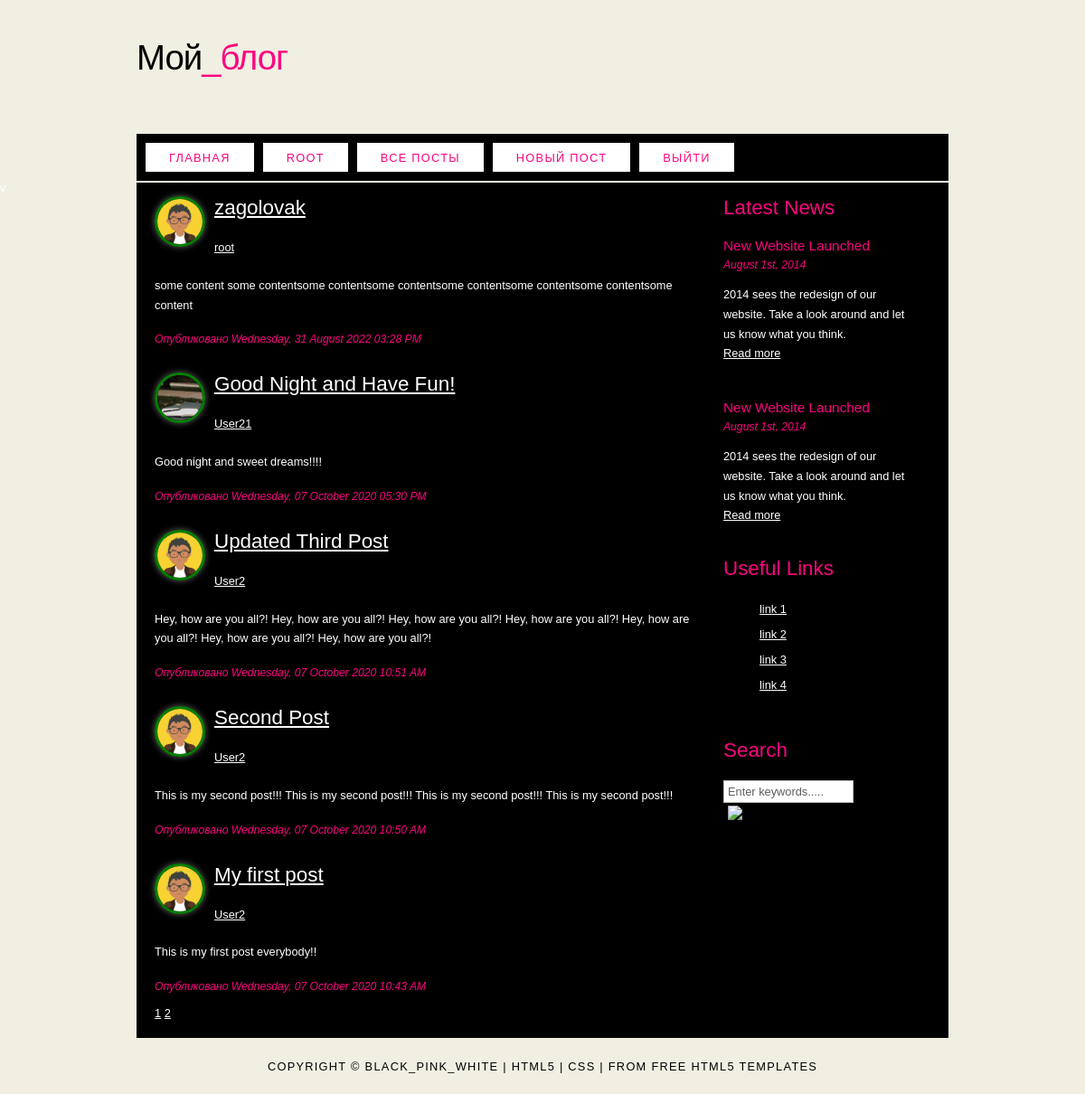
The page /allpost (signed in) on the database its author committed.
### flask_blog/models.py (models this page shows, shortened)
class User(db.Model, UserMixin):
    id = db.Column(db.Integer, primary_key=True)
    username = db.Column(db.String(20), unique=True, nullable=False)
    email = db.Column(db.String(120), unique=True, nullable=False)
    image_file = db.Column(db.String(20), nullable=False,
                           default='default.png')
    password = db.Column(db.String(60), nullable=False)
    posts = db.relationship('Post', backref='author', lazy=True)

class Post(db.Model):
    id = db.Column(db.Integer, primary_key=True)
    title = db.Column(db.String(100), nullable=False)
    date_posted = db.Column(db.DateTime, nullable=False,
                            default=datetime.utcnow)
    content = db.Column(db.Text, nullable=False)
    user_id = db.Column(db.Integer, db.ForeignKey('user.id'), nullable=False)

### flask_blog/posts/routes.py (the view)
@posts.route("/allpost")
@login_required
def allpost():
    page = request.args.get('page', 1, type=int)
    posts = Post.query.order_by(Post.date_posted.desc()). \
        paginate(page=page, per_page=5)
    return render_template('allpost.html', posts=posts)

### flask_blog/models.py (called while the page is built)
@login_manager.user_loader
def load_user(user_id):
    return User.query.get(int(user_id))

### flask_blog/templates/allpost.html (shortened to what this page needs)
{% extends "layout.html" %}
{% block content %}
{% for post in posts.items %}
<h2>
    <span class="left">
        <img class="profile" style="border-radius: 100px;" src="{{ url_for('static', filename='profile_pics/' + post.author.image_file) }}">
    </span>
    <a class="title" href="{{ url_for('posts.post', post_id=post.id) }}">{{ post.title }}</a>
</h2>
<p><a href="{{ url_for('users.user_posts', username=post.author.username) }}">{{ post.author.username }}</a></p>
<p>{{ post.content }}</p>
<h6>Опубликовано {{ post.date_posted.strftime('%A, %d %B %Y %I:%M %p') }}</h6>
{% endfor %}
{% for page_num in posts.iter_pages(left_edge=1, right_edge=1, left_current=1, right_current=2) %}
{% if page_num %}
{% if posts.page == page_num %}
<a class="btn btn-success mb-4" href="{{ url_for('posts.allpost', page=page_num) }}">{{ page_num }}</a>
{% else %}
<a class="btn btn-outline-success mb-4" href="{{ url_for('posts.allpost', page=page_num) }}">{{ page_num }}</a>
{% endif %}
{% else %}
...
{% endif %}
{% endfor %}
{% endblock content %}

### flask_blog/templates/layout.html (shortened to what this page needs)
<!DOCTYPE HTML>
<html>
<head>
  <link rel="stylesheet" type="text/css" href="{{ url_for('static', filename='main.css') }}">
</head>
<body>
  <div id="main">
    <div id="header">
      <div id="logo">
        <div id="logo_text">
          <h1><a href="{{url_for('main.home') }}">Мой<span class="logo_colour">_блог</span></a></h1>
          <h2></h2>
        </div>
      </div>
      <div id="menubar">
        <ul id="menu">
          <li class="selected"><a href="{{url_for('main.home') }}">Главная</a></li>
          {% if current_user.is_authenticated %}
          <li class="selected"><a href="{{url_for('users.account') }}">{{ current_user.username }}</a></li>
          <li class="selected"><a href="{{url_for('posts.allpost') }}">Все посты</a></li>
          <li class="selected"><a href="{{url_for('posts.new_post') }}">Новый пост</a></li>
          <li class="selected"><a href="{{url_for('users.logout') }}">Выйти</a></li>
          {% else %}
          <li class="selected"><a href="{{url_for('users.login') }}">Войти</a></li>
          <li class="selected"><a href="{{url_for('users.register') }}">Регистрация</a></li>
          {% endif %}
        </ul>
      </div>
    </div>
    <div id="site_content">
      <div class="sidebar">
        <h3>Latest News</h3>
        <h4>New Website Launched</h4>
        <h5>August 1st, 2014</h5>
        <p>2014 sees the redesign of our website. Take a look around and let us know what you think.<br /><a
            href="#">Read more</a></p>
        <p></p>
        <h4>New Website Launched</h4>
        <h5>August 1st, 2014</h5>
        <p>2014 sees the redesign of our website. Take a look around and let us know what you think.<br /><a
            href="#">Read more</a></p>
        <h3>Useful Links</h3>
        <ul>
          <li><a href="#">link 1</a></li>
          <li><a href="#">link 2</a></li>
          <li><a href="#">link 3</a></li>
          <li><a href="#">link 4</a></li>
        </ul>
        <h3>Search</h3>
        <form method="post" action="#" id="search_form">
          <p>
            <input class="search" type="text" name="search_field" value="Enter keywords....." />
            <input name="search" type="image" style="border: 0; margin: 0 0 -9px 5px;" src="style/search.png"
              alt="Search" title="Search" />
          </p>
        </form>
      </div>
      <div id="content">
        {% block content %}{% endblock content %}
        </div>
    </div>
    <div id="footer">
      Copyright &copy; black_pink_white | <a href="http://validator.w3.org/check?uri=referer">HTML5</a> | <a
        href="http://jigsaw.w3.org/css-validator/check/referer">CSS</a> | from <a
        href="http://www.html5webtemplates.co.uk">free HTML5 templates</a>
    </div>
  </div>
</body>
</html>

### flask_blog/static/main.css (style rules this page uses)
html { height: 100%; }
* { margin: 0; padding: 0; }
body { font: normal .80em 'trebuchet ms', arial, sans-serif; background: #F0EFE2 url(background.png) repeat; color: #FFF; }
p { padding: 0 0 20px 0; line-height: 1.7em; }
img { border: 0; }
h1, h2, h3, h4, h5, h6 { font: normal 175% 'century gothic', arial, sans-serif; color: #FA057E; margin: 0 0 15px 0; padding: 15px 0 5px 0; }
h2 { font: normal 175% 'century gothic', arial, sans-serif; }
h4, h5, h6 { margin: 0; padding: 0 0 5px 0; font: normal 120% arial, sans-serif; }
h5, h6 { font: italic 95% arial, sans-serif; padding: 0 0 15px 0; }
a, a:hover { outline: none; text-decoration: underline; color: #FFF; }
.left { float: left; width: auto; margin-right: 10px; }
ul { margin: 2px 0 22px 17px; }
ul li { list-style-type: circle; margin: 0 0 6px 0; padding: 0 0 4px 5px; }
#main, #logo, #menubar, #site_content, #footer { margin-left: auto; margin-right: auto; }
#header { background: transparent; height: 202px; }
#logo { width: 898px; position: relative; height: 148px; }
#logo #logo_text { position: absolute; top: 20px; left: 0; }
#logo h1, #logo h2 { font: normal 300% 'century gothic', arial, sans-serif; border-bottom: 0; text-transform: none; margin: 0; }
#logo_text h1, #logo_text h1 a, #logo_text h1 a:hover { padding: 22px 0 0 0; color: #000; letter-spacing: -1px; text-decoration: none; }
#logo_text h1 a .logo_colour { color: #FA057E; }
#logo_text h2 { font-size: 100%; padding: 4px 0 0 0; color: #000; }
#menubar { width: 898px; height: 52px; padding: 0; background: #000; }
ul#menu, ul#menu li { float: left; margin: 0; padding: 0; }
ul#menu li { list-style: none; }
ul#menu li a { letter-spacing: 0.1em; font: normal 100% arial, sans-serif; display: block; float: left; height: 17px; margin: 10px 0 0 10px; padding: 9px 26px 6px 26px; text-align: center; color: #FFF; text-transform: uppercase; text-decoration: none; background: transparent; }
ul#menu li a:hover, ul#menu li.selected a, ul#menu li.selected a:hover { color: #FA057E; background: #fff; }
#site_content { width: 854px; overflow: hidden; margin: 0 auto 0 auto; padding: 0 24px 20px 20px; background: #000; }
.sidebar { float: right; width: 210px; padding: 0 15px 20px 15px; }
.sidebar ul { width: 198px; padding: 4px 0 0 0; margin: 4px 0 30px 0; }
.sidebar li { list-style: none; padding: 0 0 7px 0; }
.sidebar li a, .sidebar li a:hover { padding: 0 0 0 40px; display: block; background: transparent url(link.png) no-repeat left center; }
#content { text-align: left; float: left; width: 595px; padding: 0; }
#footer { width: 898px; font: normal 100% 'lucida sans unicode', arial, sans-serif; height: 33px; padding: 24px 0 5px 0; text-align: center; background: transparent; color: #000; text-transform: uppercase; letter-spacing: 0.1em; }
#footer a { color: #000; text-decoration: none; }
.search { color: #5D5D5D; border: 1px solid #BBB; width: 134px; padding: 4px; font: 100% arial, sans-serif; }

### flask_blog/templates/allpost.html (style rules this page uses)
.profile { border-radius: 100px; width: 50px; height: 50px; border: 3px solid green; box-shadow: 0 0 7px #666; }

### rows shown on the page
User: username "ROOT"
Post: image_file (placeholder picture), title "zagolovak", author.username "root", content "some content some contentsome contentsome contentsome contentsome contentsome contentsome content", date_posted "Wednesday, 31 August 2022 03:28 PM"
Post: image_file (picture), title "Good Night and Have Fun!", author.username "User21", content "Good night and sweet dreams!!!!", date_posted "Wednesday, 07 October 2020 05:30 PM"
Post: image_file (placeholder picture), title "Updated Third Post", author.username "User2", content "Hey, how are you all?! Hey, how are you all?! Hey, how are you all?! Hey, how are you all?! Hey, how are you all?! Hey, how are you all?! Hey, how are you all?!", date_posted "Wednesday, 07 October 2020 10:51 AM"
Post: image_file (placeholder picture), title "Second Post", author.username "User2", content "This is my second post!!! This is my second post!!! This is my second post!!! This is my second post!!!", date_posted "Wednesday, 07 October 2020 10:50 AM"
Post: image_file (placeholder picture), title "My first post", author.username "User2", content "This is my first post everybody!!", date_posted "Wednesday, 07 October 2020 10:43 AM"

### other values the page prints
{{ page_num }} "1"
{{ page_num }} "2"
